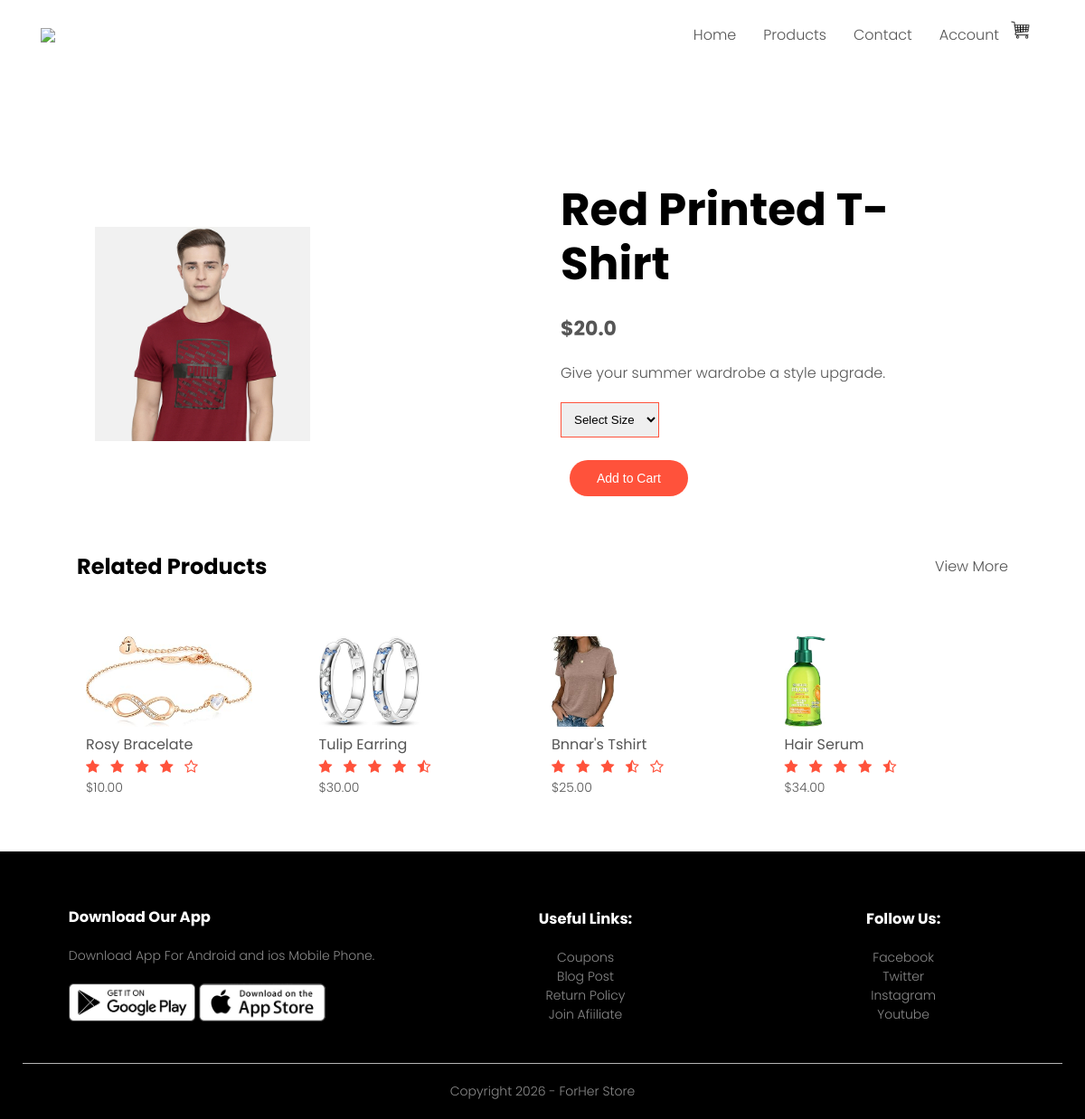
Screenshot of /product-details?id=1 with the database file from the repository.
### tables this page shows
CREATE TABLE products (
    id INTEGER PRIMARY KEY AUTOINCREMENT,
    name TEXT NOT NULL,
    price REAL NOT NULL,
    image TEXT NOT NULL,
    description TEXT,
    has_size BOOLEAN DEFAULT 0
);

### main.py (the view)
@app.route("/product-details")
def product_details():
    product_id = request.args.get("id")
    conn = sqlite3.connect("store.db")
    conn.row_factory = sqlite3.Row
    cursor = conn.cursor()
    cursor.execute(
        "SELECT * FROM products WHERE id=?",
        (product_id,)
    )
    product = cursor.fetchone()
    conn.close()
    return render_template(
        "product-details.html",
        product=product
    )

### main.py (called while the page is built)
@app.after_request   #if you try to back your browser it will prevent back-cache means not log-in after log-out.
def add_header(response):
    response.headers["Cache-Control"] = "no-cache, no-store, must-revalidate"
    response.headers["Pragma"] = "no-cache"
    response.headers["Expires"] = "0"
    return response

### templates/product-details.html (shortened to what this page needs)
<!DOCTYPE html>
<html lang="en">
<head>
    <link rel="stylesheet"  href="{{ url_for('static', filename='style.css') }}">
    <link rel="stylesheet" href="https://cdnjs.cloudflare.com/ajax/libs/font-awesome/4.7.0/css/font-awesome.min.css">
</head>
<body>
    <div class="container">
        <div class="navbar">
            <div class="logo">
                <a href="{{url_for('home')}}"><img src="{{ url_for('static', filename='images/logo.png') }}"></a>
            </div>
            <nav>
                <ul id="MenuItems">
                    <li><a href="{{url_for('home')}}">Home</a></li>
                    <li><a href="{{url_for('product')}}">Products</a></li>
                    <li><a href="{{url_for('contact')}}">Contact</a></li>
                    {% if session.get('username') %}
                    <li>
                        <a href="{{ url_for('logout') }}">
                            Logout
                        </a>
                    </li>
                    {% else %}
                    <li>
                        <a href="{{ url_for('account') }}">
                            Account
                        </a>
                    </li>
                    {% endif %}
                </ul>
            </nav>
           <a href="{{url_for('cart')}}"><img src="static/images/cart.png" width="50px" ></a>
        </div>
    </div>
<div class="small-container single-product">
    <div class="row">
        <div class="col-2">
            <img  id="ProductImg" src="{{ url_for('static', filename=product['image']) }}" width="50%">
        </div>
        <div class="col-2">
            <h1>{{ product['name'] }}</h1>
            <h4>${{ product['price'] }}</h4>
            <p>{{ product['description'] }}</p>
            <select id="size">
                <option value="">Select Size</option>
            </select>
            <button class="btn" onclick="addToCart()">
                Add to Cart
            </button>
        </div>
    </div>
</div>
<div class="small-container">
    <div class="row row-2">
        <h2>Related Products</h2>
        <a href="{{url_for('product')}}"> View More</a>
    </div>
</div>
   <div class="small-container">
       <div class="row">
            <div class="col-4">
                <img src="static/images/breacelate.jpg">
                <h4>Rosy Bracelate</h4>
                <div class="rating">
                    <i class="fa fa-star" ></i>
                    <i class="fa fa-star" ></i>
                    <i class="fa fa-star" ></i>
                    <i class="fa fa-star" ></i>
                    <i class="fa fa-star-o"></i>
                </div>
                <p>$10.00</p>
            </div>
            <div class="col-4">
                <img src="static/images/earing.jpg">
                <h4>Tulip Earring</h4>
                <div class="rating">
                    <i class="fa fa-star" ></i>
                    <i class="fa fa-star" ></i>
                    <i class="fa fa-star" ></i>
                    <i class="fa fa-star" ></i>
                    <i class="fa fa-star-half-o"></i>
                </div>
                <p>$30.00</p>
            </div>
            <div class="col-4">
                <img src="static/images/tshirt-1.jpg">
                <h4>Bnnar's Tshirt</h4>
                <div class="rating">
                    <i class="fa fa-star" ></i>
                    <i class="fa fa-star" ></i>
                    <i class="fa fa-star" ></i>
                    <i class="fa fa-star-half-o" ></i>
                    <i class="fa fa-star-o"></i>
                </div>
                <p>$25.00</p>
            </div>
            <div class="col-4">
                <img src="static/images/hair_serum.jpg" height="350px" width="80px">
                <h4>Hair Serum</h4>
                <div class="rating">
                    <i class="fa fa-star" ></i>
                    <i class="fa fa-star" ></i>
                    <i class="fa fa-star" ></i>
                    <i class="fa fa-star" ></i>
                    <i class="fa fa-star-half-o"></i>
                </div>
                <p>$34.00</p>
            </div>
        </div>
        </div>
       <div class="footer">
            <div class="container">
                <div class="row">
                    <div class="footer-col-1">
                        <h3>Download Our App</h3>
                        <p>Download App For Android and ios Mobile Phone.</p>
                        <div class="app-logo">
                        <img src="static/images/play-store.png">
                        <img src="static/images/app-store.png">
                    </div>
                    </div>
                    <div class="footer-col-3">
                        <h3>Useful Links:</h3>
                        <ul>
                            <li>Coupons</li>
                            <li>Blog Post</li>
                            <li>Return Policy</li>
                            <li>Join Afiiliate</li>
                        </ul>
                    </div>
                    <div class="footer-col-4">
                        <h3>Follow Us:</h3>
                        <ul>
                            <li>Facebook</li>
                            <li>Twitter</li>
                            <li>Instagram</li>
                            <li>Youtube</li>
                        </ul>
                    </div>
                </div>
                <hr>
                <p class="copyright">Copyright 2026 - ForHer Store</p>
            </div>
       </div>
</body>
</html>

### static/style.css (style rules this page uses)
* { margin: 0; padding: 0; box-sizing: border-box; }
body { font-family: "Poppins", sans-serif; font-weight: 300; font-style: normal; }
.logo img { width: 320px; height: auto; display: block; }
.navbar { display: flex; align-items: center; justify-content: space-between; padding:10px 20px; }
nav { flex:1; text-align: right; display:flex; justify-content: flex-end; }
nav ul { display: flex; list-style-type: none ; gap:30px; align-items: center; margin: 0; padding: 0; }
nav ul li { display: block; margin:0; }
a { text-decoration: none; color:#555; }
img { cursor: pointer; }
p { color:#555; }
.container { max-width: 1300px; margin: auto; padding-left: 25px; padding-right: 25px; }
.row { display: flex; align-items: center; flex-wrap: wrap; justify-content: space-around; }
.col-2 { flex-basis:50%; min-width: 300px; }
.col-2 img { max-width: 100%; padding-top: 30px ; padding-left: 100px; }
.col-2 h1 { font-size:50px; line-height: 60px; margin: 25px 0; padding-left: 50px; }
.col-2 p { padding-left: 60px; padding-top:0; padding-bottom: 0; }
.btn { display: inline-block; background: #ff523b; color:#fff; padding: 8px 20px; margin: 20px 0; border-radius: 30px; transition:background 0.5s; }
.small-container { max-width: 1080px; margin: auto; padding-left: 25px; padding-right: 25px; }
.col-4 { flex-basis: 25%; padding: 10px; min-width: 200px; margin-bottom: 50px; transition: transform 0.5s; }
h4 { color:#555; font-weight: normal; }
.col-4 p { font-size: 14px; }
.col-4 img { height: 100px; width: auto; }
.rating .fa { color: #ff523b; }
.footer { background: #000; color:#8a8a8a; font-size: 14px; padding: 60px 0 20px; }
.footer p { color:#8a8a8a; }
.footer h3 { color:#fff; margin-bottom: 20px; }
.footer-col-1,.footer-col-3,.footer-col-4 { min-width: 250px; margin-bottom: 20px; }
.footer-col-1 { flex-basis: 30%; }
.footer-col-3,.footer-col-4 { flex-basis: 12%; text-align: center; }
ul { list-style-type: none; }
.app-logo { margin-top: 20px; }
.app-logo img { width: 140px; }
.footer hr { border: none; background: #b5b5b5; height: 1px; margin: 20px 0; }
.copyright { text-align: center; }
.row-2 { justify-content: space-between; margin: 20px auto 50px; }
select { border: 1px solid #ff523b; padding: 5px;; }
.btn { display: inline-block; padding: 12px 25px; border-radius: 30px; background: #ff523b; color: #fff; border: none; cursor: pointer; font-size: 14px; transition: 0.3s; }
.col-2 p { padding-left: 0; }
.col-2 h1 { padding-left: 0; }
.single-product { margin-top: 80px; }
.single-product .col-2 img { padding: 0; }
.single-product .col-2 { padding: 20px; }
.single-product h4 { margin: 20px 0; font-size: 22px; font-weight: bold; }
.single-product select { display: block; padding: 10px; margin-top: 20px; }
.single-product .btn { margin-left: 10px; }
.btn { display:inline-block; margin-top:25px; background:#ff523b; color:#fff; padding:12px 30px; border-radius:30px; text-decoration:none; }
.fa { color:#ff523b; margin-right:8px; }

### rows the page displays
products: image (picture), name "Red Printed T-Shirt", price "20.0", description "Give your summer wardrobe a style upgrade."
